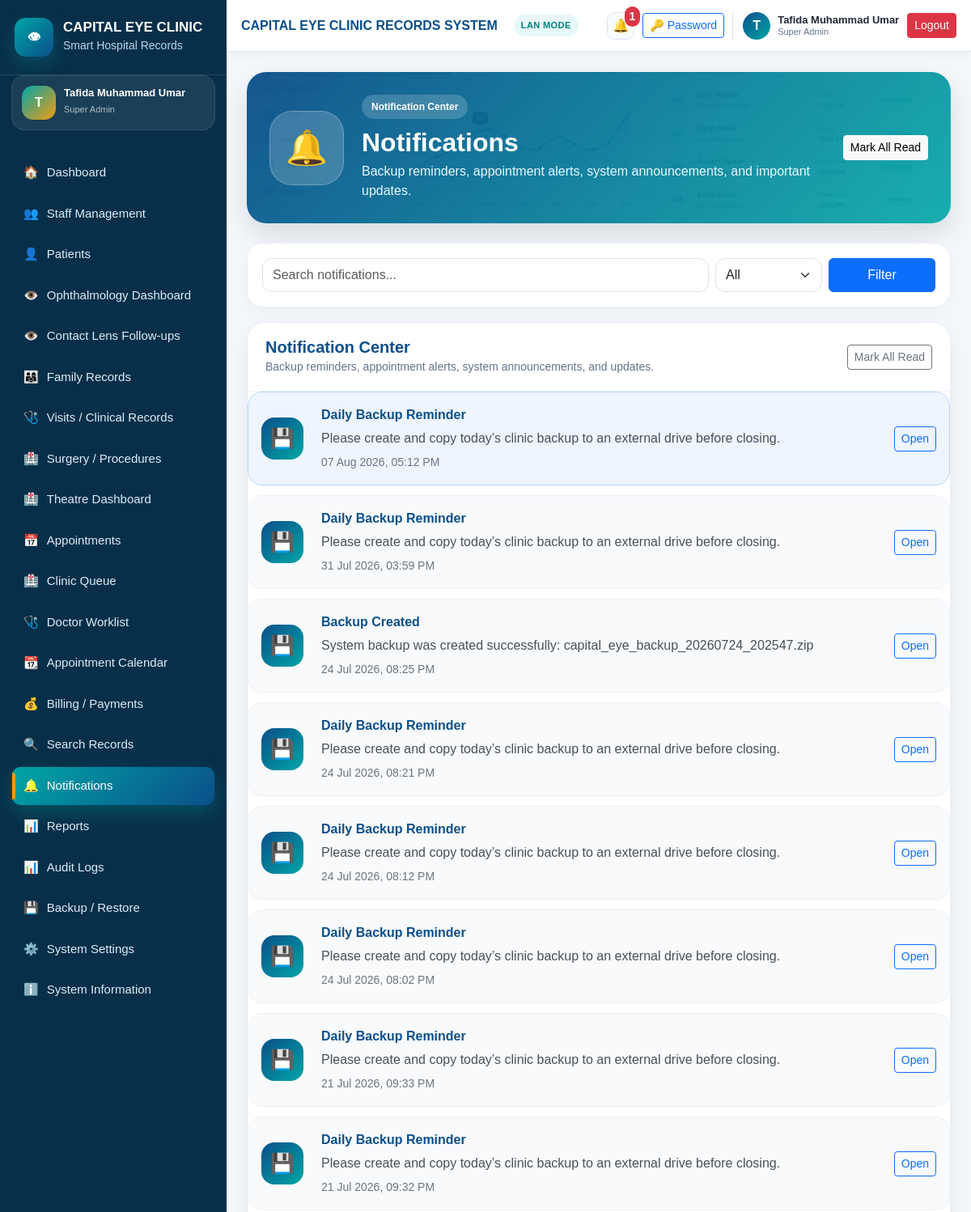
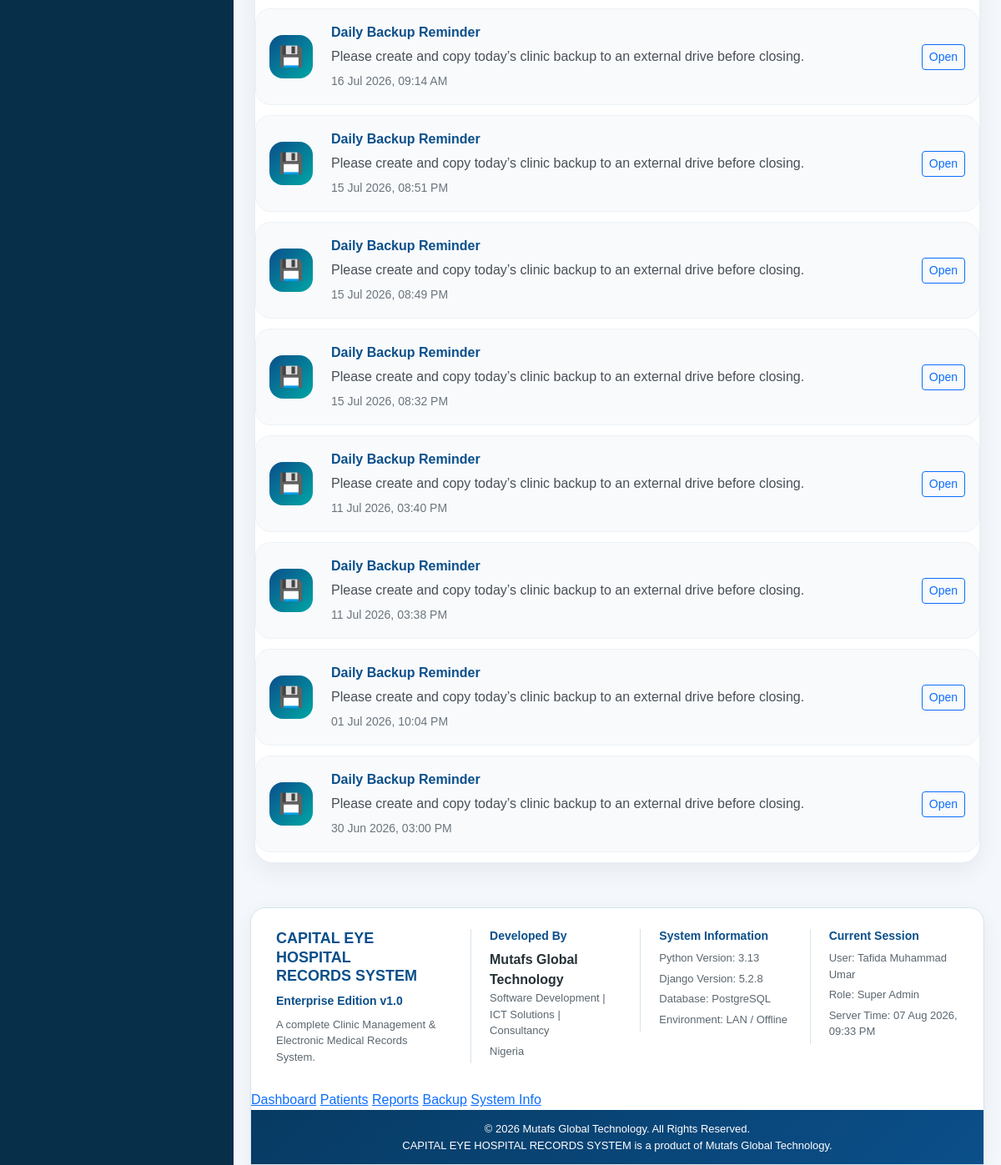
/notifications/ (signed in), run on the app's committed database (2 pictures, top to bottom).
### settings_app/models.py (models this page shows, shortened)
class SystemSetting(models.Model):
    hospital_name = models.CharField(
        max_length=200,
        default="CAPITAL EYE HOSPITAL",
    )
    system_name = models.CharField(
        max_length=200,
        default="CAPITAL EYE HOSPITAL RECORDS SYSTEM",
    )
    hospital_address = models.TextField(blank=True)
    hospital_phone = models.CharField(max_length=50, blank=True)
    hospital_email = models.EmailField(blank=True)
    receipt_footer = models.TextField(
        blank=True,
        default="Thank you for choosing Capital Eye Hospital.",
    )
    report_footer = models.TextField(
        blank=True,
        default="Generated from CAPITAL EYE HOSPITAL RECORDS SYSTEM.",
    )
    backup_reminder_text = models.CharField(
        max_length=255,
        default="Remember to backup clinic records regularly.",
    )
    default_currency = models.CharField(
        max_length=10,
        default="₦",
    )
    allow_duplicate_warning = models.BooleanField(default=True)
    enable_audit_logs = models.BooleanField(default=True)
    updated_at = models.DateTimeField(auto_now=True)
    class Meta:
        verbose_name = "System Setting"
        verbose_name_plural = "System Settings"
    @classmethod
    def get_settings(cls):
        obj, created = cls.objects.get_or_create(pk=1)
        return obj

### accounts/models.py (models this page shows, shortened)
class User(AbstractUser):
    class Role(models.TextChoices):
        SUPER_ADMIN = "SUPER_ADMIN", "Super Admin"
        HOSPITAL_ADMIN = "HOSPITAL_ADMIN", "Hospital Admin"
        RECEPTIONIST = "RECEPTIONIST", "Receptionist"
        DOCTOR = "DOCTOR", "Doctor/Ophthalmologist"
        NURSE = "NURSE", "Nurse"
        CASHIER = "CASHIER", "Cashier/Accountant"
        RECORDS_OFFICER = "RECORDS_OFFICER", "Records Officer"
        LAB_STAFF = "LAB_STAFF", "Lab/Procedure Staff"
        VIEWER = "VIEWER", "Viewer/Auditor"
    role = models.CharField(
        max_length=30,
        choices=Role.choices,
        default=Role.VIEWER,
    )
    phone_number = models.CharField(max_length=20, blank=True)
    staff_id = models.CharField(max_length=30, blank=True, unique=True, null=True)
    department = models.CharField(max_length=100, blank=True)
    must_change_password = models.BooleanField(default=False)
    is_active_staff = models.BooleanField(default=True)
    created_at = models.DateTimeField(auto_now_add=True)
    updated_at = models.DateTimeField(auto_now=True)
    class Meta:
        ordering = ["first_name", "last_name", "username"]

### notifications/models.py (models this page shows, shortened)
class Notification(models.Model):
    class NotificationType(models.TextChoices):
        INFO = "INFO", "Information"
        WARNING = "WARNING", "Warning"
        SUCCESS = "SUCCESS", "Success"
        DANGER = "DANGER", "Danger"
        APPOINTMENT = "APPOINTMENT", "Appointment"
        BACKUP = "BACKUP", "Backup"
        SYSTEM = "SYSTEM", "System Announcement"
    recipient = models.ForeignKey(
        settings.AUTH_USER_MODEL,
        on_delete=models.CASCADE,
        related_name="notifications",
        null=True,
        blank=True,
        help_text="Leave blank for global notification.",
    )
    title = models.CharField(max_length=200)
    message = models.TextField()
    notification_type = models.CharField(
        max_length=30,
        choices=NotificationType.choices,
        default=NotificationType.INFO,
    )
    link = models.CharField(max_length=255, blank=True)
    is_read = models.BooleanField(default=False)
    is_global = models.BooleanField(default=False)
    created_at = models.DateTimeField(default=timezone.now)
    class Meta:
        ordering = ["-created_at"]
        indexes = [
            models.Index(fields=["recipient", "is_read"]),
            models.Index(fields=["is_global", "is_read"]),
            models.Index(fields=["created_at"]),
        ]

### notifications/views.py (the view)
# urls.py: path("", views.notification_list, name="notification_list"),
@login_required
def notification_list(request):
    query = request.GET.get("q", "").strip()
    status = request.GET.get("status", "").strip()
    notifications = Notification.objects.filter(
        Q(recipient=request.user) | Q(is_global=True)
    ).order_by("-created_at")
    if query:
        notifications = notifications.filter(
            Q(title__icontains=query) | Q(message__icontains=query)
        )
    if status == "unread":
        notifications = notifications.filter(is_read=False)
    elif status == "read":
        notifications = notifications.filter(is_read=True)
    return render(request, "notifications/notification_list.html", {
        "notifications": notifications,
        "query": query,
        "status": status,
    })

### templates/notifications/notification_list.html (shortened to what this page needs)
{% extends "base.html" %}
{% block content %}
<div class="notification-hero">
    <div class="notification-icon">🔔</div>
    <div class="notification-main">
        <span class="notification-label">Notification Center</span>
        <h2>Notifications</h2>
        <p>Backup reminders, appointment alerts, system announcements, and important updates.</p>
    </div>
    <div class="notification-actions">
        <a href="{% url 'notification_mark_all_read' %}" class="btn btn-light btn-sm">
            Mark All Read
        </a>
    </div>
</div>
<div class="enterprise-filter-card mt-4">
    <form method="get" class="row g-2">
        <div class="col-md-8">
            <input type="text" name="q" value="{{ query }}" class="form-control"
                   placeholder="Search notifications...">
        </div>
        <div class="col-md-2">
            <select name="status" class="form-select">
                <option value="">All</option>
            </select>
        </div>
        <div class="col-md-2 d-grid">
            <button class="btn btn-primary">Filter</button>
        </div>
    </form>
</div>
<div class="enterprise-table-card">
    <div class="enterprise-table-header">
        <div>
            <h5>Notification Center</h5>
            <small>Backup reminders, appointment alerts, system announcements, and updates.</small>
        </div>
        <a href="{% url 'notification_mark_all_read' %}" class="btn btn-outline-secondary btn-sm">
            Mark All Read
        </a>
    </div>
    {% for notification in notifications %}
        <div class="notification-item {% if not notification.is_read %}unread{% endif %}">
            <div class="notification-type-icon">
                {% if notification.notification_type == "BACKUP" %}
                    💾
                {% elif notification.notification_type == "APPOINTMENT" %}
                    📅
                {% elif notification.notification_type == "DANGER" %}
                    ⚠️
                {% elif notification.notification_type == "SUCCESS" %}
                    ✅
                {% else %}
                    🔔
                {% endif %}
            </div>
            <div class="notification-content">
                <strong>{{ notification.title }}</strong>
                <p>{{ notification.message }}</p>
                <small>{{ notification.created_at|date:"d M Y, h:i A" }}</small>
            </div>
            <div class="notification-buttons">
                {% if notification.link %}
                    <a href="{% url 'notification_mark_read' notification.pk %}" class="btn btn-sm btn-outline-primary">
                        Open
                    </a>
                {% else %}
                    <a href="{% url 'notification_mark_read' notification.pk %}" class="btn btn-sm btn-outline-secondary">
                        Mark Read
                    </a>
                {% endif %}
            </div>
        </div>
    {% empty %}
        <div class="enterprise-empty-state">
            <div class="enterprise-empty-icon">🔔</div>
            <h5>No Notifications</h5>
            <p>You currently have no system notifications.</p>
        </div>
    {% endfor %}
</div>
{% endblock %}

### templates/base.html (shortened to what this page needs)
{% load static %}
<!DOCTYPE html>
<html lang="en">
<head>
    <link href="{% static 'css/bootstrap.min.css' %}" rel="stylesheet">
    <link href="{% static 'css/app.css' %}?v=20260802-4" rel="stylesheet">
</head>
<body>
{% if user.is_authenticated %}
<div class="app-wrapper">
    <aside class="sidebar" id="sidebar">
        <div class="sidebar-brand">
            <div class="brand-logo eye-brand-logo">👁</div>
            <div>
                <h5>{{ system_settings.hospital_name|default:"CAPITAL EYE" }}</h5>
                <small>Smart Hospital Records</small>
            </div>
        </div>
        <div class="sidebar-user-mini">
            <div class="sidebar-user-avatar">
                {{ request.user.get_full_name|default:request.user.username|slice:":1"|upper }}
            </div>
            <div>
                <strong>{{ request.user.get_full_name|default:request.user.username }}</strong>
                <small>{{ request.user.get_role_display }}</small>
            </div>
        </div>
        <nav class="sidebar-nav">
            <a href="{% url 'dashboard' %}"
               class="nav-link-item {% if request.resolver_match.url_name == 'dashboard' %}active{% endif %}">
                <span>🏠</span> Dashboard
            </a>
            <a href="{% url 'staff_dashboard' %}"
               class="nav-link-item {% if 'staff' in request.resolver_match.url_name %}active{% endif %}">
                <span>👥</span> Staff Management
            </a>
            <a href="{% url 'patient_list' %}"
               class="nav-link-item {% if request.resolver_match.url_name == 'patient_list' or request.resolver_match.url_name == 'patient_create' or request.resolver_match.url_name == 'patient_detail' %}active{% endif %}">
                <span>👤</span> Patients
            </a>
            <a href="{% url 'ophthalmology_dashboard' %}"
               class="nav-link-item {% if request.resolver_match.url_name == 'ophthalmology_dashboard' %}active{% endif %}">
                <span>👁️</span> Ophthalmology Dashboard
            </a>
            <a href="{% url 'contact_lens_follow_up_queue' %}"
               class="nav-link-item {% if request.resolver_match.url_name == 'contact_lens_follow_up_queue' %}active{% endif %}">
                <span>👁️</span> Contact Lens Follow-ups
            </a>
            <a href="{% url 'family_group_list' %}" class="nav-link-item">
                <span>👨‍👩‍👧</span> Family Records
            </a>
            <a href="{% url 'visit_list' %}" class="nav-link-item">
                <span>🩺</span> Visits / Clinical Records
            </a>
            <a href="{% url 'surgery_list' %}" class="nav-link-item">
                <span>🏥</span> Surgery / Procedures
            </a>
            <a href="{% url 'surgery_theatre_dashboard' %}" class="nav-link-item">
                <span>🏥</span> Theatre Dashboard
            </a>
            <a href="{% url 'appointment_list' %}" class="nav-link-item">
                <span>📅</span> Appointments
            </a>
            <a href="{% url 'clinic_queue' %}" class="nav-link-item">
                <span>🏥</span> Clinic Queue
            </a>
            <a href="{% url 'doctor_worklist' %}" class="nav-link-item">
                <span>🩺</span> Doctor Worklist
            </a>
            <a href="{% url 'appointment_calendar' %}" class="nav-link-item">
                <span>📆</span> Appointment Calendar
            </a>
            <a href="{% url 'bill_list' %}" class="nav-link-item">
                <span>💰</span> Billing / Payments
            </a>
            <a href="{% url 'global_search' %}" class="nav-link-item">
                <span>🔍</span> Search Records
            </a>
            <a href="{% url 'notification_list' %}"
               class="nav-link-item {% if 'notification' in request.resolver_match.url_name %}active{% endif %}">
                <span>🔔</span> Notifications
            </a>
            <a href="{% url 'reports_dashboard' %}"
               class="nav-link-item {% if 'report' in request.resolver_match.url_name %}active{% endif %}">
                <span>📊</span> Reports
            </a>
            <a href="{% url 'audit_log_list' %}" class="nav-link-item">
                <span>📊</span> Audit Logs
            </a>
            <a href="{% url 'backup_dashboard' %}" class="nav-link-item">
                <span>💾</span> Backup / Restore
            </a>
            <a href="{% url 'system_setting_update' %}" class="nav-link-item">
                <span>⚙️</span> System Settings
            </a>
            <a href="{% url 'about_system' %}"
               class="nav-link-item {% if request.resolver_match.url_name == 'about_system' %}active{% endif %}">
                <span>ℹ️</span> System Information
            </a>
        </nav>
    </aside>
    <main class="main-content">
        <header class="topbar enterprise-topbar">
            <div class="topbar-title">
                <strong>{{ system_settings.system_name }}</strong>
                <span class="system-mode-badge">LAN MODE</span>
            </div>
            <div class="user-area enterprise-user-area">
                <a href="{% url 'notification_list' %}" class="topbar-icon-btn position-relative" title="Notifications">
                    🔔
                    {% if unread_notifications_count %}
                        <span class="notification-count-badge">{{ unread_notifications_count }}</span>
                    {% endif %}
                </a>
                <a href="{% url 'change_own_password' %}" class="btn btn-sm btn-outline-primary topbar-password-btn">
                    🔑 Password
                </a>
                <div class="topbar-user-card">
                    <div class="topbar-avatar">
                        {{ request.user.get_full_name|default:request.user.username|slice:":1"|upper }}
                    </div>
                    <div class="topbar-user-text">
                        <strong>{{ request.user.get_full_name|default:request.user.username }}</strong>
                        <small>{{ request.user.get_role_display }}</small>
                    </div>
                </div>
                <a href="{% url 'logout' %}" class="btn btn-sm btn-danger">
                    Logout
                </a>
            </div>
        </header>
        <section class="page-content page-transition">
            {% block content %}{% endblock %}
        </section>
        <footer class="enterprise-footer">
            <div class="enterprise-footer-grid">
                <div class="footer-brand">
                    <h5>CAPITAL EYE HOSPITAL<br>RECORDS SYSTEM</h5>
                    <p>Enterprise Edition v1.0</p>
                    <small>
                        A complete Clinic Management & Electronic Medical Records System.
                    </small>
                </div>
                <div class="footer-section">
                    <h6>Developed By</h6>
                    <strong>Mutafs Global Technology</strong>
                    <p>Software Development | ICT Solutions | Consultancy</p>
                    <small>Nigeria</small>
                </div>
                <div class="footer-section">
                    <h6>System Information</h6>
                    <p>Python Version: 3.13</p>
                    <p>Django Version: 5.2.8</p>
                    <p>Database: PostgreSQL</p>
                    <p>Environment: LAN / Offline</p>
                </div>
                <div class="footer-section">
                    <h6>Current Session</h6>
                    <p>User: {{ request.user.get_full_name|default:request.user.username }}</p>
                    <p>Role: {{ request.user.get_role_display }}</p>
                    <p>Server Time: {% now "d M Y, h:i A" %}</p>
                </div>
            </div>
            <div class="enterprise-footer-links">
                <a href="{% url 'dashboard' %}">Dashboard</a>
                <a href="{% url 'patient_list' %}">Patients</a>
                <a href="{% url 'reports_dashboard' %}">Reports</a>
                <a href="{% url 'backup_dashboard' %}">Backup</a>
                <a href="{% url 'about_system' %}">System Info</a>
            </div>
            <div class="enterprise-footer-bottom">
                © {% now "Y" %} Mutafs Global Technology. All Rights Reserved.
                <br>
                CAPITAL EYE HOSPITAL RECORDS SYSTEM is a product of Mutafs Global Technology.
            </div>
        </footer>
    </main>
</div>
{% else %}
    {% block public_content %}{% endblock %}
{% endif %}
</body>
</html>

### data on the page
SystemSetting: hospital_name "CAPITAL EYE CLINIC", system_name "CAPITAL EYE CLINIC RECORDS SYSTEM"
User: user.get_full_name "T", user.get_full_name "Tafida Muhammad Umar", user.role "Super Admin"
Notification: title "Daily Backup Reminder", message "Please create and copy today’s clinic backup to an external drive before closing.", created_at "07 Aug 2026, 05:12 PM", link "Open"
Notification: title "Daily Backup Reminder", message "Please create and copy today’s clinic backup to an external drive before closing.", created_at "31 Jul 2026, 03:59 PM", link "Open"
Notification: title "Backup Created", message "System backup was created successfully: capital_eye_backup_20260724_202547.zip", created_at "24 Jul 2026, 08:25 PM", link "Open"
Notification: title "Daily Backup Reminder", message "Please create and copy today’s clinic backup to an external drive before closing.", created_at "24 Jul 2026, 08:21 PM", link "Open"
Notification: title "Daily Backup Reminder", message "Please create and copy today’s clinic backup to an external drive before closing.", created_at "24 Jul 2026, 08:12 PM", link "Open"
Notification: title "Daily Backup Reminder", message "Please create and copy today’s clinic backup to an external drive before closing.", created_at "24 Jul 2026, 08:02 PM", link "Open"
Notification: title "Daily Backup Reminder", message "Please create and copy today’s clinic backup to an external drive before closing.", created_at "21 Jul 2026, 09:33 PM", link "Open"
Notification: title "Daily Backup Reminder", message "Please create and copy today’s clinic backup to an external drive before closing.", created_at "21 Jul 2026, 09:32 PM", link "Open"
Notification: title "Daily Backup Reminder", message "Please create and copy today’s clinic backup to an external drive before closing.", created_at "16 Jul 2026, 09:14 AM", link "Open"
Notification: title "Daily Backup Reminder", message "Please create and copy today’s clinic backup to an external drive before closing.", created_at "15 Jul 2026, 08:51 PM", link "Open"
Notification: title "Daily Backup Reminder", message "Please create and copy today’s clinic backup to an external drive before closing.", created_at "15 Jul 2026, 08:49 PM", link "Open"
Notification: title "Daily Backup Reminder", message "Please create and copy today’s clinic backup to an external drive before closing.", created_at "15 Jul 2026, 08:32 PM", link "Open"
Notification: title "Daily Backup Reminder", message "Please create and copy today’s clinic backup to an external drive before closing.", created_at "11 Jul 2026, 03:40 PM", link "Open"
Notification: title "Daily Backup Reminder", message "Please create and copy today’s clinic backup to an external drive before closing.", created_at "11 Jul 2026, 03:38 PM", link "Open"
Notification: title "Daily Backup Reminder", message "Please create and copy today’s clinic backup to an external drive before closing.", created_at "01 Jul 2026, 10:04 PM", link "Open"
Notification: title "Daily Backup Reminder", message "Please create and copy today’s clinic backup to an external drive before closing.", created_at "30 Jun 2026, 03:00 PM", link "Open"

### other printed values
{{ unread_notifications_count }} "1"
